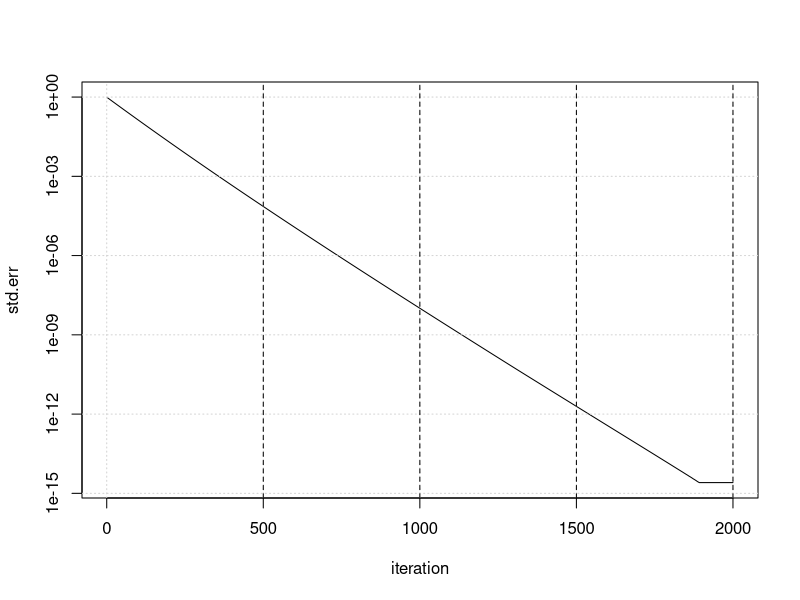
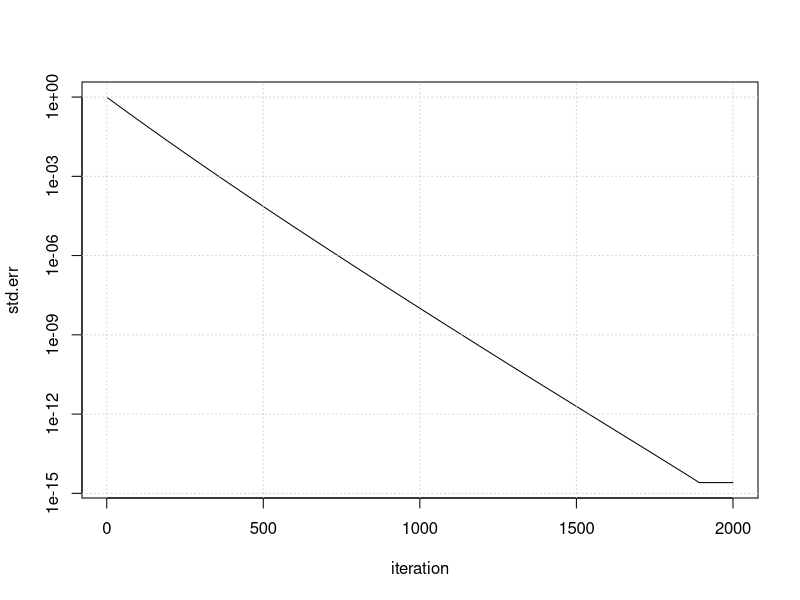
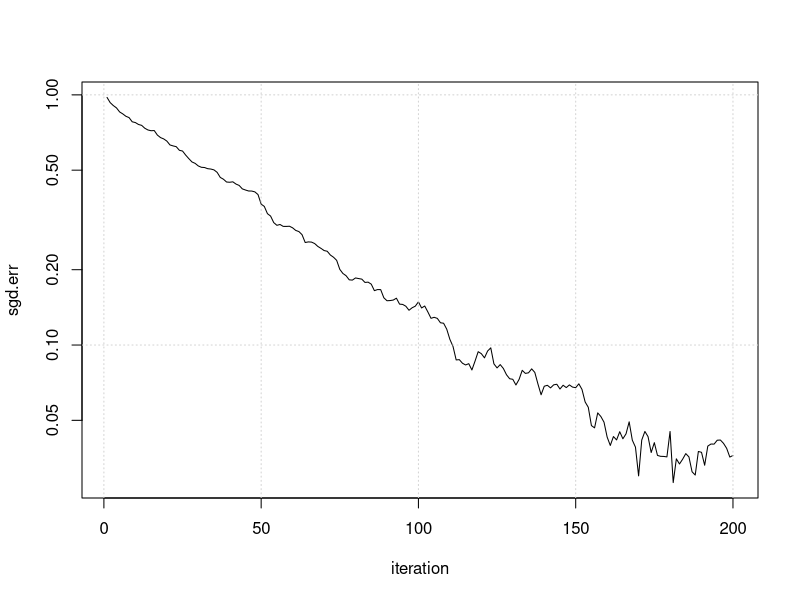
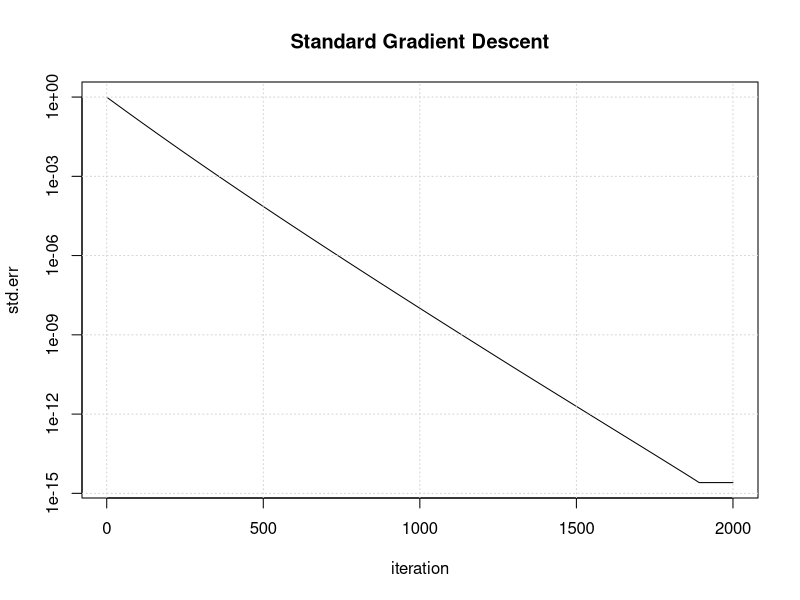
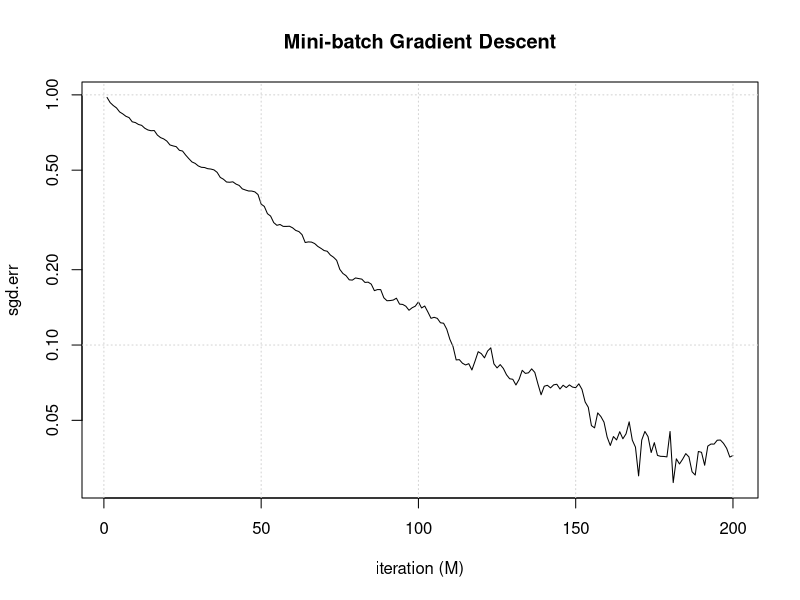
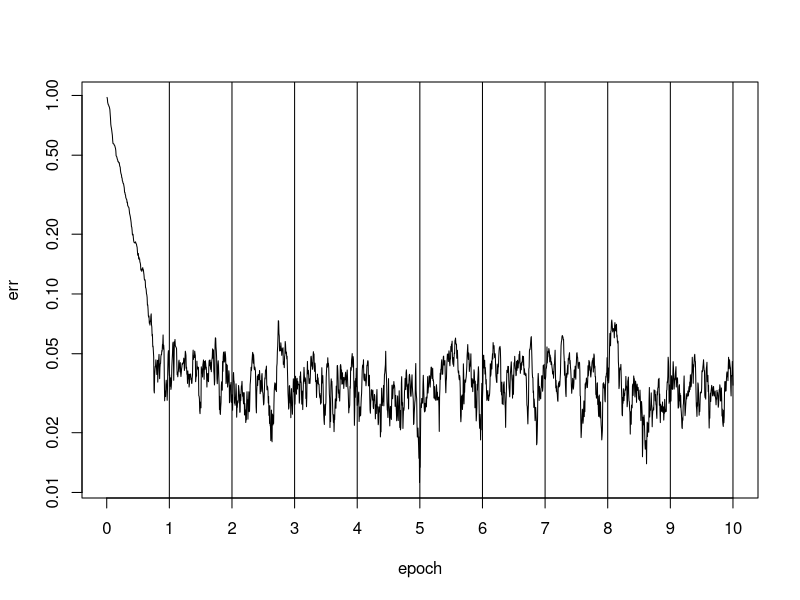
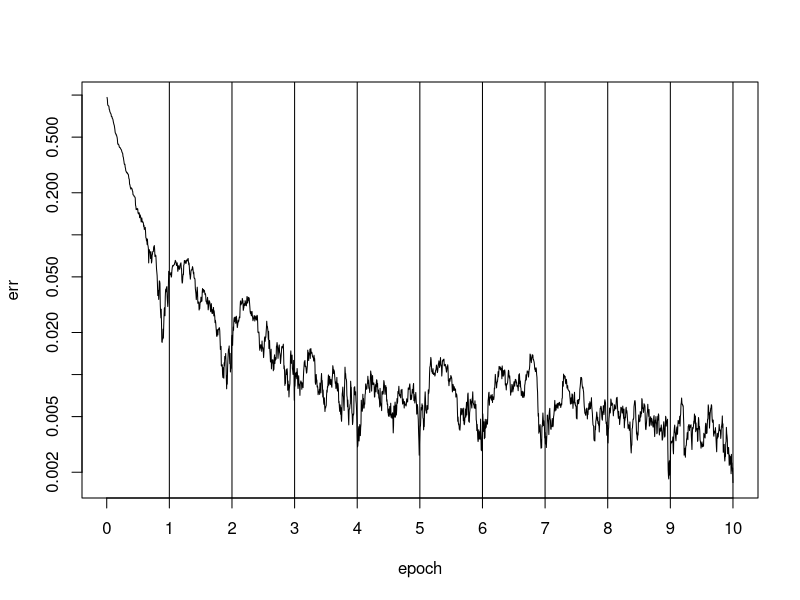

The R script that drew these images, in order:
## ---- chunk 1
knitr::opts_chunk$set(echo = T, message = F, warning = F, cache = T)
## ---- chunk 2
set.seed(42)
n <- 1000
p <- 10
X <- matrix(rnorm(n*p),ncol=p)
beta <- 1 / 1:p
y <- X %*% beta + rnorm(n, sd=0.5)
## ---- chunk 3
betaOls <- coef(lm(y ~ X - 1))
## ---- chunk 4
eta <- 0.01
b <- rep(0, p)
E <- 2000
std.err <- rep(NA, E)
for (k in 1:E) {
  gradFull <- (2/n) * ((t(X) %*% X) %*% b - t(X) %*% y)
  b <- b - eta * gradFull
  std.err[k] <- max(abs(b - betaOls))
}
## ---- chunk 5
plot(std.err, log="y", type="l", xlab="iteration"); grid()
abline(v=500*(1:4), lty = 2)
## ---- chunk 6
plot(std.err, log="y", type="l", xlab="iteration")
grid()
## ---- chunk 7
m <- 5
miniBatchIndex <- matrix(sample(1:n),ncol=m)
head(miniBatchIndex)
## ---- chunk 8
eta <- 0.01
b <- rep(0, p)
sgd.err <- rep(NA, nrow(miniBatchIndex))
for (j in 1:nrow(miniBatchIndex)) {
  ind <- miniBatchIndex[j,]
  gradMini <- (2/m) * ((t(X[ind,]) %*% X[ind,]) %*% b - t(X[ind,]) %*% y[ind])
  b <- b - eta * gradMini
  sgd.err[j] <- max(abs(b - betaOls))
}
## ---- chunk 9
plot(sgd.err, log="y", type="l", xlab="iteration")
grid()
## ---- chunk 10
plot(std.err, log="y", type="l", xlab="iteration", main = "Standard Gradient Descent")
grid()
## ---- chunk 11
plot(sgd.err, log="y", type="l", xlab="iteration (M)", main = "Mini-batch Gradient Descent")
grid()
## ---- chunk 12
eta <- 0.01
b <- rep(0, p)
E <- 10
err <- rep(NA, nrow(miniBatchIndex)*E)
for (k in 1:E) {
  miniBatchIndex <- matrix(sample(1:n),ncol=m)
  for (j in 1:nrow(miniBatchIndex)) {
    ind <- miniBatchIndex[j,]
    gradMini <- (1/m) * (2 * (t(X[ind,]) %*% X[ind,]) %*% b - 2 * t(X[ind,]) %*% y[ind])
    b <- b - eta * gradMini
    err[j+(k-1)*nrow(miniBatchIndex)] <- max(abs(b - betaOls))
  }
}
## ---- chunk 13
plot(err, log="y", type="l", axes=FALSE, xlab="epoch")
box(); axis(2)
axis(1, at=(0:E)*nrow(miniBatchIndex), 0:E)
abline(v=(1:E)*nrow(miniBatchIndex))
## ---- chunk 14
eta <- 0.01
b <- rep(0, p)
m <- 5
E <- 10
err <- rep(NA, nrow(miniBatchIndex)*E)
for (k in 1:E) {
  miniBatchIndex <- matrix(sample(1:n),ncol=m)
  for (j in 1:nrow(miniBatchIndex)) {
    ind <- miniBatchIndex[j,]
    gradMini <- (1/m) * (2 * (t(X[ind,]) %*% X[ind,]) %*% b - 2 * t(X[ind,]) %*% y[ind])
    b <- b - (eta) * (1 / k) * gradMini
    err[j+(k-1)*nrow(miniBatchIndex)] <- max(abs(b - betaOls))
  }
}
## ---- chunk 15
plot(err, log="y", type="l", axes=FALSE, xlab="epoch")
box(); axis(2)
axis(1, at=(0:E)*nrow(miniBatchIndex), 0:E)
abline(v=(1:E)*nrow(miniBatchIndex))
